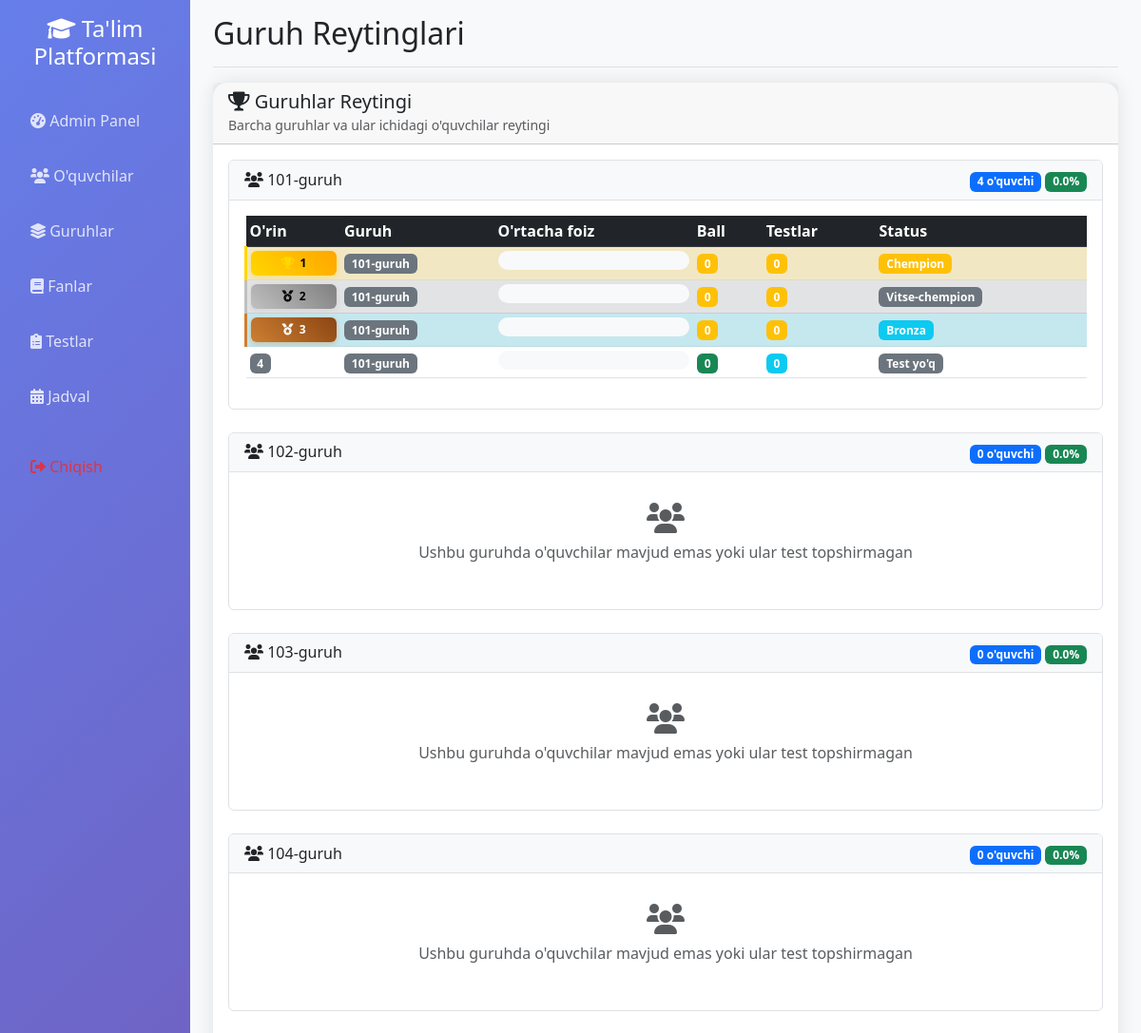
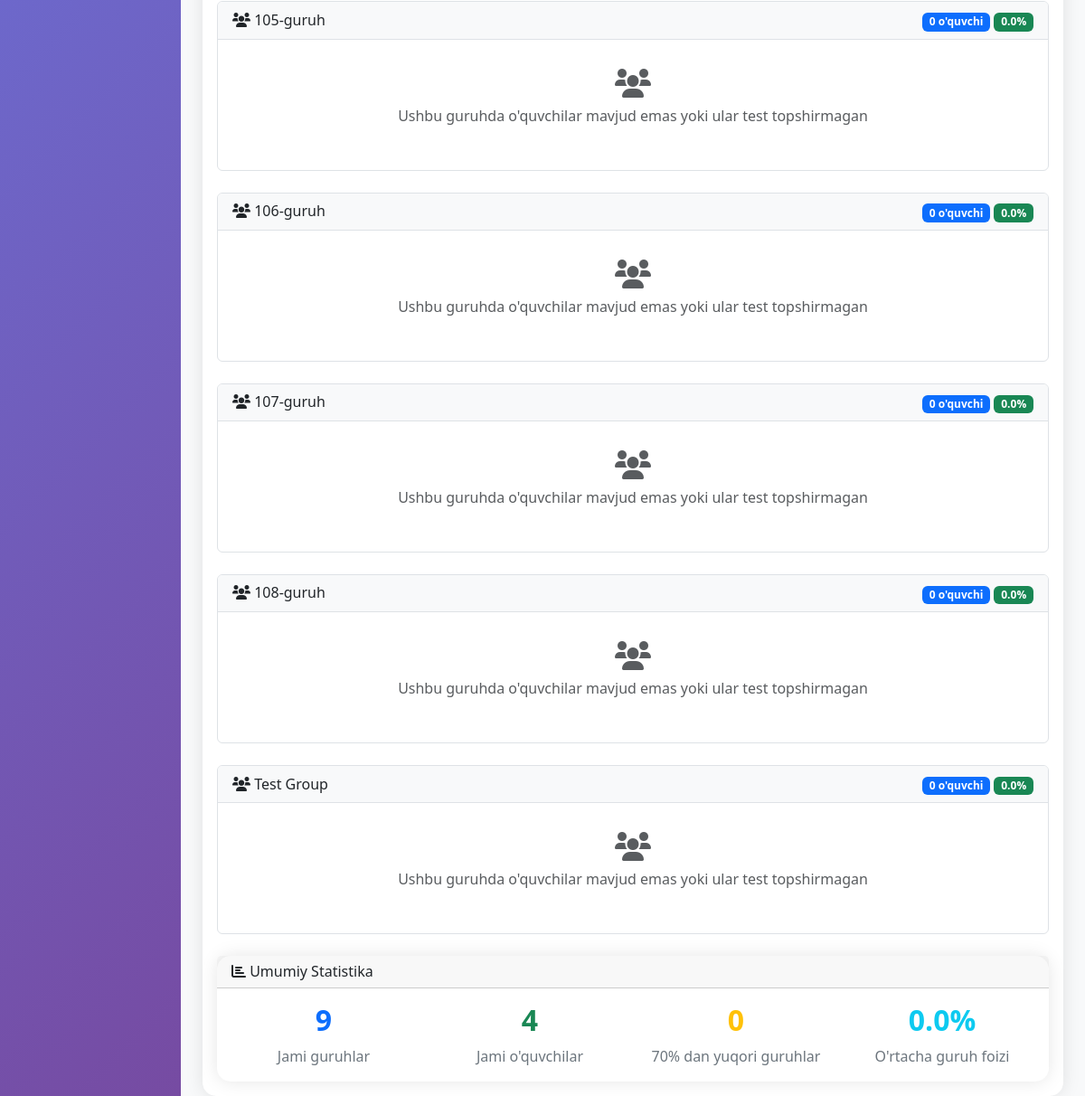
The page /group_rating (signed in) on the database its author committed (2 pictures, top to bottom).
### app.py (models this page shows)
class Group(db.Model):
    __tablename__ = 'group'
    id = db.Column(db.Integer, primary_key=True)
    name = db.Column(db.String(50), unique=True, nullable=False, index=True)
    description = db.Column(db.Text)
    total_score = db.Column(db.Integer, default=0)
    leader = db.relationship('User', backref=db.backref('led_group', uselist=False), foreign_keys=[User.group_id])
    schedules = db.relationship('Schedule', backref='group', lazy=True, cascade='all, delete-orphan')

### app.py (the view)
@app.route('/group_rating')
def group_rating():
    if not session.get('logged_in', False):
        return redirect(url_for('login'))
    user = User.query.get(session['user_id'])
    groups = Group.query.all()
    group_data = []
    for group in groups:
        group_leader = User.query.filter_by(group_id=group.id, is_group_leader=True).first()
        regular_students = User.query.filter_by(group_id=group.id, is_admin=False, is_group_leader=False).all()
        total_students = len(regular_students)
        student_rankings = []
        for student in regular_students:
            results = TestResult.query.filter_by(user_id=student.id).all()
            avg_percentage = 0
            if results:
                avg_percentage = sum(r.percentage for r in results) / len(results)
            total_points = sum(r.points_earned for r in results)
            student_rankings.append({
                'student': student,
                'avg_percentage': avg_percentage,
                'total_points': total_points,
                'total_tests': len(results)
            })
        student_rankings.sort(key=lambda x: x['avg_percentage'], reverse=True)
        for i, ranking in enumerate(student_rankings, 1):
            ranking['rank'] = i
        student_ids = [s.id for s in regular_students]
        test_results = TestResult.query.filter(TestResult.user_id.in_(student_ids)).all()
        avg_percentage = 0
        if test_results:
            avg_percentage = sum(r.percentage for r in test_results) / len(test_results)
        group_data.append({
            'group': group,
            'group_leader': group_leader,
            'total_students': total_students,
            'avg_percentage': avg_percentage,
            'total_tests': len(test_results),
            'student_rankings': student_rankings
        })
    group_data.sort(key=lambda x: x['avg_percentage'], reverse=True)
    return render_template('group_rating.html', group_data=group_data)

### app.py (called while the page is built, shortened)
@app.context_processor
def inject_user():
    class CurrentUser:
        def __init__(self):
            self.is_authenticated = session.get('logged_in', False)
            self.is_admin = session.get('is_admin', False)
            self.is_group_leader = session.get('is_group_leader', False)
            self.username = session.get('username', '')
            self.id = session.get('user_id', None)
    return dict(current_user=CurrentUser(), datetime=datetime)

### templates/group_rating.html (shortened to what this page needs)
{% extends "base.html" %}
{% block page_title %}Guruh Reytinglari{% endblock %}
{% block content %}
<div class="row">
    <div class="col-12">
        <div class="card">
            <div class="card-header">
                <h5 class="mb-0">
                    <i class="fas fa-trophy"></i> Guruhlar Reytingi
                </h5>
                <small class="text-muted">Barcha guruhlar va ular ichidagi o'quvchilar reytingi</small>
            </div>
            <div class="card-body">
                {% if group_data %}
                    {% for group_info in group_data %}
                    <div class="group-rating-card mb-4">
                        <div class="card-header d-flex justify-content-between align-items-center">
                            <div>
                                <h6 class="mb-0">
                                    <i class="fas fa-users"></i> {{ group_info.group.name }}
                                </h6>
                            </div>
                            <div>
                                <span class="badge bg-primary">{{ group_info.total_students }} o'quvchi</span>
                                <span class="badge bg-success">{{ "%.1f"|format(group_info.avg_percentage) }}%</span>
                            </div>
                        </div>
                        <div class="card-body">
                            {% if group_info.student_rankings %}
                                <div class="table-responsive">
                                    <table class="table table-sm table-striped">
                                        <thead class="table-dark">
                                            <tr>
                                                <th>O'rin</th>
                                                <th>Guruh</th>
                                                <th>O'rtacha foiz</th>
                                                <th>Ball</th>
                                                <th>Testlar</th>
                                                <th>Status</th>
                                            </tr>
                                        </thead>
                                        <tbody>
                                            {% for student in group_info.student_rankings %}
                                            <tr class="{% if student.rank == 1 %}table-warning{% elif student.rank == 2 %}table-secondary{% elif student.rank == 3 %}table-info{% endif %}">
                                                <td>
                                                    {% if student.rank == 1 %}
                                                        <div class="rank-badge gold">
                                                            <i class="fas fa-trophy"></i> {{ student.rank }}
                                                        </div>
                                                    {% elif student.rank == 2 %}
                                                        <div class="rank-badge silver">
                                                            <i class="fas fa-medal"></i> {{ student.rank }}
                                                        </div>
                                                    {% elif student.rank == 3 %}
                                                        <div class="rank-badge bronze">
                                                            <i class="fas fa-medal"></i> {{ student.rank }}
                                                        </div>
                                                    {% else %}
                                                        <span class="badge bg-secondary">{{ student.rank }}</span>
                                                    {% endif %}
                                                </td>
                                                <td>
                                                    <span class="badge bg-secondary">{{ student.student.group.name if student.student.group else 'Guruh yo\'q' }}</span>
                                                </td>
                                                <td>
                                                    <div class="progress" style="height: 20px; min-width: 100px;">
                                                    </div>
                                                </td>
                                                <td>
                                                    <span class="badge bg-{{ 'warning' if student.rank <= 3 else 'success' }}">{{ student.total_points }}</span>
                                                </td>
                                                <td>
                                                    <span class="badge bg-{{ 'warning' if student.rank <= 3 else 'info' }}">{{ student.total_tests }}</span>
                                                </td>
                                                <td>
                                                    {% if student.rank == 1 %}
                                                        <span class="badge bg-warning">Chempion</span>
                                                    {% elif student.rank == 2 %}
                                                        <span class="badge bg-secondary">Vitse-chempion</span>
                                                    {% elif student.rank == 3 %}
                                                        <span class="badge bg-info">Bronza</span>
                                                    {% elif student.avg_percentage >= 90 %}
                                                        <span class="badge bg-success">A'lo</span>
                                                    {% elif student.avg_percentage >= 75 %}
                                                        <span class="badge bg-primary">Yaxshi</span>
                                                    {% elif student.avg_percentage >= 60 %}
                                                        <span class="badge bg-warning">Qoniqarli</span>
                                                    {% elif student.avg_percentage > 0 %}
                                                        <span class="badge bg-danger">Qoniqarsiz</span>
                                                    {% else %}
                                                        <span class="badge bg-secondary">Test yo'q</span>
                                                    {% endif %}
                                                </td>
                                            </tr>
                                            {% endfor %}
                                        </tbody>
                                    </table>
                                </div>
                            {% else %}
                                <div class="text-center text-muted py-3">
                                    <i class="fas fa-users fa-2x mb-2"></i>
                                    <p>Ushbu guruhda o'quvchilar mavjud emas yoki ular test topshirmagan</p>
                                </div>
                            {% endif %}
                        </div>
                    </div>
                    {% endfor %}
                    <div class="row mt-4">
                        <div class="col-md-12">
                            <div class="card">
                                <div class="card-header">
                                    <h6 class="mb-0">
                                        <i class="fas fa-chart-bar"></i> Umumiy Statistika
                                    </h6>
                                </div>
                                <div class="card-body">
                                    <div class="row text-center">
                                        <div class="col-md-3">
                                            <div class="stat-item">
                                                <h5 class="text-primary">{{ group_data|length }}</h5>
                                                <p>Jami guruhlar</p>
                                            </div>
                                        </div>
                                        <div class="col-md-3">
                                            <div class="stat-item">
                                                <h5 class="text-success">{{ group_data|sum(attribute='total_students') }}</h5>
                                                <p>Jami o'quvchilar</p>
                                            </div>
                                        </div>
                                        <div class="col-md-3">
                                            <div class="stat-item">
                                                <h5 class="text-warning">{{ group_data|selectattr('avg_percentage', 'ge', 70)|list|length }}</h5>
                                                <p>70% dan yuqori guruhlar</p>
                                            </div>
                                        </div>
                                        <div class="col-md-3">
                                            <div class="stat-item">
                                                <h5 class="text-info">{{ "%.1f"|format((group_data|sum(attribute='avg_percentage') / group_data|length)) }}%</h5>
                                                <p>O'rtacha guruh foizi</p>
                                            </div>
                                        </div>
                                    </div>
                                </div>
                            </div>
                        </div>
                    </div>
                {% endif %}
            </div>
        </div>
    </div>
</div>
{% endblock %}

### static/css/enhanced_ui.css (style rules this page uses)
.card-enhanced { border: none; box-shadow: 0 10px 30px rgba(0, 0, 0, 0.1); transition: all 0.3s ease; }
.progress-enhanced { height: 25px; border-radius: 15px; overflow: hidden; background: #f8f9fa; }

### templates/base.html (style rules this page uses)
.card { border: none; border-radius: 15px; box-shadow: 0 0 20px rgba(0,0,0,0.1); transition: transform 0.3s; }

### templates/group_rating.html (style rules this page uses)
.group-rating-card { border: 1px solid #dee2e6; border-radius: 0.375rem; }
.group-rating-card .card-header { background-color: #f8f9fa; border-bottom: 1px solid #dee2e6; }
.progress { min-width: 100px; }
.badge { font-size: 0.75em; }
.stat-item h5 { font-size: 2rem; font-weight: bold; margin-bottom: 0.5rem; }
.stat-item p { margin: 0; color: #6c757d; }
.rank-badge { padding: 0.25rem 0.5rem; border-radius: 0.375rem; font-weight: bold; font-size: 0.75em; text-align: center; min-width: 40px; }
.rank-badge.gold { background: linear-gradient(45deg, #FFD700, #FFA500); color: #000; box-shadow: 0 2px 6px rgba(255, 215, 0, 0.4); }
.rank-badge.silver { background: linear-gradient(45deg, #C0C0C0, #808080); color: #000; box-shadow: 0 2px 6px rgba(192, 192, 192, 0.4); }
.rank-badge.bronze { background: linear-gradient(45deg, #CD7F32, #8B4513); color: #fff; box-shadow: 0 2px 6px rgba(205, 127, 50, 0.4); }
.table-warning { background-color: rgba(255, 193, 7, 0.15) !important; border-left: 3px solid #FFD700; }
.table-secondary { background-color: rgba(108, 117, 125, 0.15) !important; border-left: 3px solid #C0C0C0; }
.table-info { background-color: rgba(23, 162, 184, 0.15) !important; border-left: 3px solid #CD7F32; }
.table-warning td, .table-secondary td, .table-info td { font-weight: 500; }
.rank-badge i { margin-right: 0.2rem; }
.rank-badge.gold i { color: #FFD700; animation: shine 2s infinite; }

### rows shown on the page
Group: group.name "101-guruh", student.group "101-guruh" "101-guruh" "101-guruh" "101-guruh"
Group: group.name "102-guruh"
Group: group.name "103-guruh"
Group: group.name "104-guruh"
Group: group.name "105-guruh"
Group: group.name "106-guruh"
Group: group.name "107-guruh"
Group: group.name "108-guruh"
Group: group.name "Test Group"

### other values the page prints
{{ group_info.total_students }} "4" "0" "0" "0" "0" "0" "0" "0" "0"
{{ "%.1f"|format(group_info.avg_percentage) }} "0.0" "0.0" "0.0" "0.0" "0.0" "0.0" "0.0" "0.0" "0.0"
{{ student.rank }} "1"
{{ student.total_points }} "0" "0" "0" "0"
{{ student.total_tests }} "0" "0" "0" "0"
{{ student.rank }} "2"
{{ student.rank }} "3"
{{ student.rank }} "4"
{{ group_data|length }} "9"
{{ group_data|sum(attribute='total_students') }} "4"
{{ group_data|selectattr('avg_percentage', 'ge', 70)|list|length }} "0"
